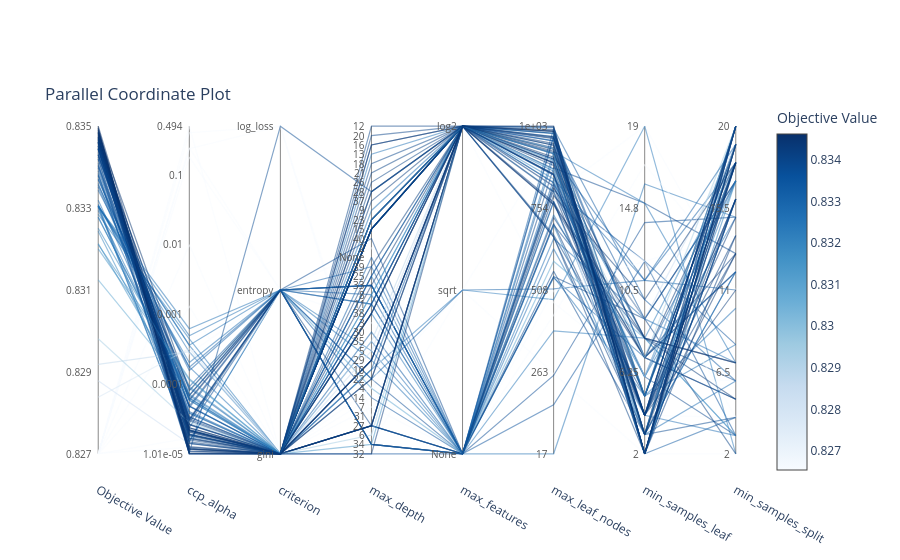

The notebook cell this image was saved under:
### Code cell
plot_parallel_coordinate(dstudy).show()
